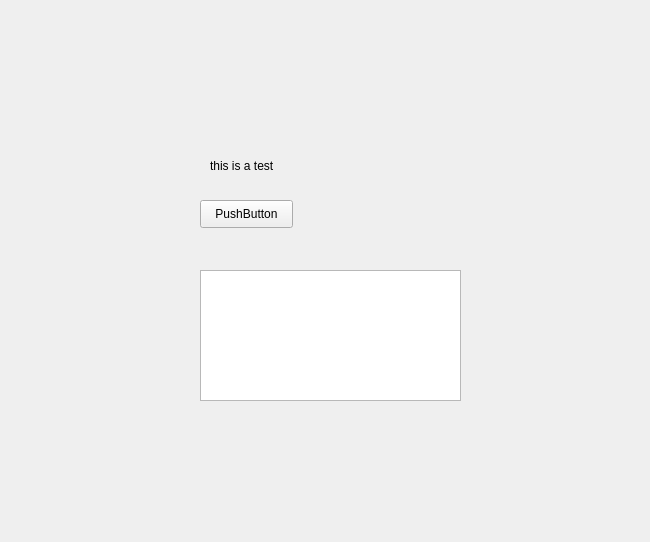
<?xml version="1.0" encoding="UTF-8"?>
<ui version="4.0">
 <class>Form</class>
 <widget class="QWidget" name="Form">
  <property name="geometry">
   <rect>
    <x>0</x>
    <y>0</y>
    <width>650</width>
    <height>542</height>
   </rect>
  </property>
  <property name="windowTitle">
   <string>Form</string>
  </property>
  <widget class="QLabel" name="label">
   <property name="geometry">
    <rect>
     <x>210</x>
     <y>140</y>
     <width>261</width>
     <height>51</height>
    </rect>
   </property>
   <property name="text">
    <string>this is a test</string>
   </property>
  </widget>
  <widget class="QPushButton" name="pushButton">
   <property name="geometry">
    <rect>
     <x>200</x>
     <y>200</y>
     <width>93</width>
     <height>28</height>
    </rect>
   </property>
   <property name="text">
    <string>PushButton</string>
   </property>
  </widget>
  <widget class="QTextEdit" name="textEdit">
   <property name="geometry">
    <rect>
     <x>200</x>
     <y>270</y>
     <width>261</width>
     <height>131</height>
    </rect>
   </property>
  </widget>
 </widget>
 <resources/>
 <connections>
  <connection>
   <sender>pushButton</sender>
   <signal>clicked()</signal>
   <receiver>Form</receiver>
   <slot>something()</slot>
   <hints>
    <hint type="sourcelabel">
     <x>229</x>
     <y>217</y>
    </hint>
    <hint type="destinationlabel">
     <x>48</x>
     <y>218</y>
    </hint>
   </hints>
  </connection>
 </connections>
 <slots>
  <slot>something()</slot>
 </slots>
</ui>
